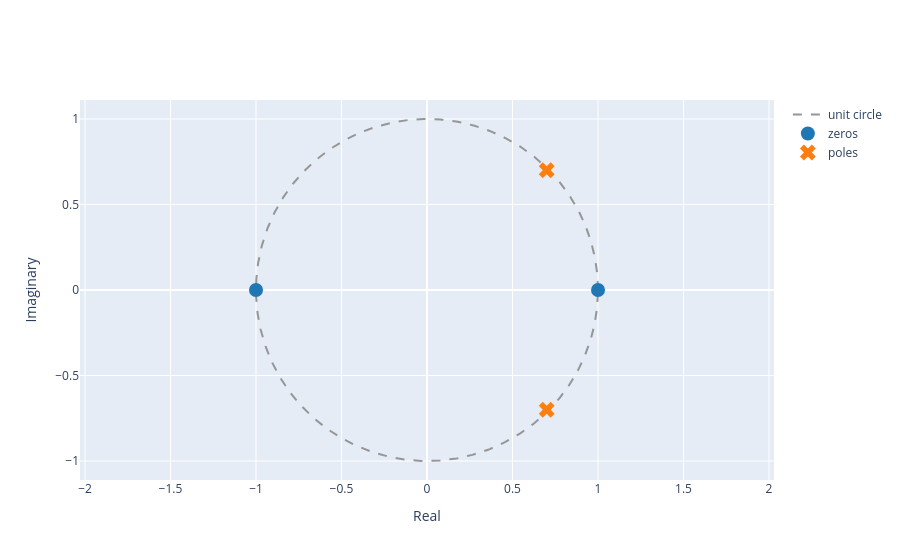

Notebook cell for this chart:
### Markdown cell above
2.1 Use the function `plot_zeros_poles` to plot the zeros and poles of the system.

Note: use $w_n = \pi/4$ and $r=0.99$.

### Code cell
# Write your code here

wn = np.pi / 4
r = 0.99

# Zeros
z1 = 1
z2 = -1
zeros = np.array([z1, z2])

# Poles
p1 = r * np.exp(1j * wn)
p2 = r * np.exp(-1j * wn)
poles = np.array([p1, p2])

# Plot
plot_zeros_poles(zeros, poles)

### Figure 1 — Plotly figure (JSON) as saved in the notebook; plotly's stock layout.template omitted (floating-point values rounded to 4 significant figures; data arrays with more than 128 entries replaced by an {"elided": "..."} marker saying what was removed)
{"data": [{"line": {"color": "rgb(150,150,150)", "dash": "dash", "shape": "linear"}, "mode": "lines", "name": "unit circle", "type": "scatter", "x": {"elided": "1000 float values"}, "y": {"elided": "1000 float values"}}, {"marker": {"color": "#1f77b4", "size": 14, "symbol": "circle"}, "mode": "markers", "name": "zeros", "type": "scatter", "x": [1, -1], "y": [0, 0]}, {"marker": {"color": "#ff7f0e", "size": 14, "symbol": "x"}, "mode": "markers", "name": "poles", "type": "scatter", "x": [0.7, 0.7], "y": [0.7, -0.7]}], "layout": {"xaxis": {"title": {"text": "Real"}}, "yaxis": {"scaleanchor": "x", "scaleratio": 1, "title": {"text": "Imaginary"}}}}
